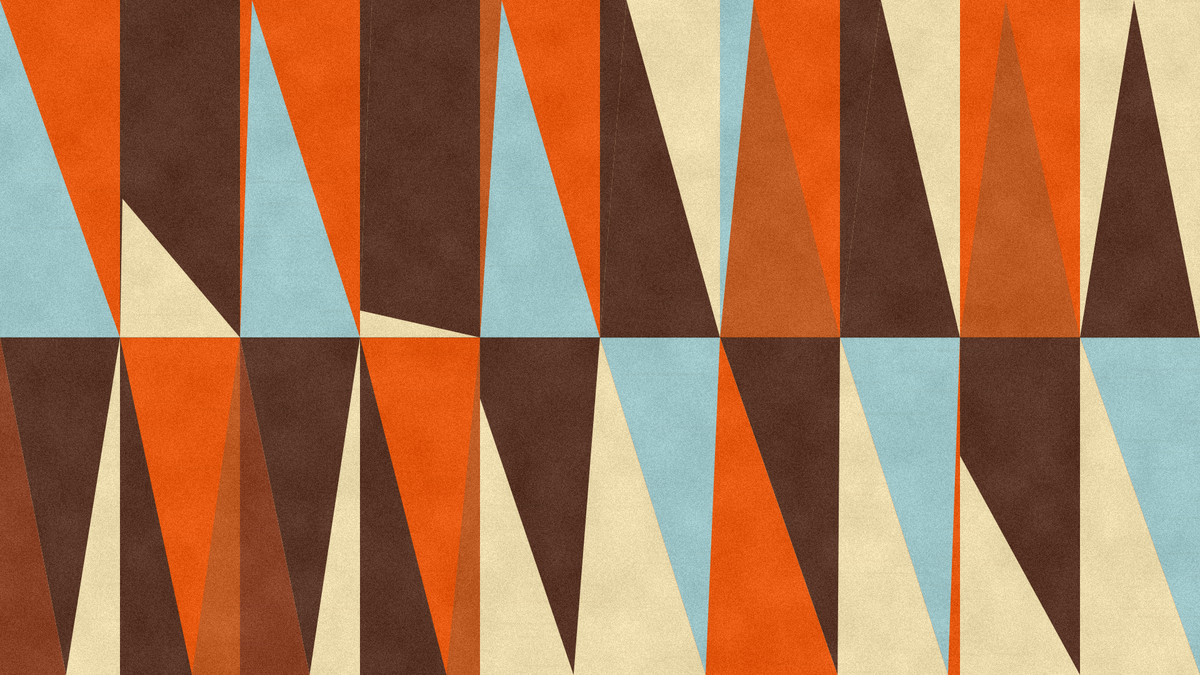
Frame 1 (no input)
Frame 2 (the mouse pressed at the canvas centre, redrawn once): identical to frame 1, image omitted

The p5.js sketch that drew this single still picture (run headless with seeded random() and noise() and a simulated clock; the mouse was pressed at the canvas centre and the sketch redrawn once):

// p5.js sketch
// ── sketch.js
function setup() {
  createCanvas(1920, 1080);
  pixelDensity(1);
  noLoop();
}

function draw() {
  randomSeed(12);
  background("#ffffff");

  const cols = 10;
  const rows = 2;
  const cw = width / cols;
  const rh = height / rows;

  const red = "#e85a12";
  const deepRed = "#5a3728";
  const darkRed = "#5a3728";
  const orange = "#bf5b24";
  const yellow = "#9fc6c8";
  const brown = "#eddcae";
  const clay = "#8b4328";

  function poly(col, pts) {
    fill(col);
    noStroke();
    beginShape();
    for (const p of pts) vertex(p[0], p[1]);
    endShape(CLOSE);
  }

  function cell(c, r, bg, layers) {
    const x = c * cw;
    const y = r * rh;

    poly(bg, [
      [x, y],
      [x + cw, y],
      [x + cw, y + rh],
      [x, y + rh]
    ]);

    for (const layer of layers) {
      poly(
        layer[0],
        layer[1].map(p => [x + p[0] * cw, y + p[1] * rh])
      );
    }
  }

  cell(0, 0, red, [
    [yellow, [[0, 0], [0, 1], [1, 1]]]
  ]);

  cell(0, 1, brown, [
    [deepRed, [[0, 0], [1, 0], [0.55, 1]]],
    [clay, [[0, 0], [0.55, 1], [0, 1]]]
  ]);

  cell(1, 0, brown, [
    [deepRed, [[0.05, 0], [1, 0], [1, 1], [0, 0.58]]],
    [darkRed, [[0, 0], [0.05, 0], [0, 1]]]
  ]);

  cell(1, 1, orange, [
    [red, [[0, 0], [1, 0], [0.6, 1]]],
    [deepRed, [[0, 0], [0.6, 1], [0, 1]]]
  ]);

  cell(2, 0, red, [
    [yellow, [[0.1, 0], [1, 1], [0, 1]]]
  ]);

  cell(2, 1, brown, [
    [deepRed, [[0, 0], [1, 0], [0.58, 1]]],
    [clay, [[0, 0], [0.58, 1], [0, 1]]]
  ]);

  cell(3, 0, brown, [
    [deepRed, [[0.1, 0], [1, 0], [1, 1], [0, 0.92]]],
    [darkRed, [[0, 0], [0.1, 0], [0, 0.92]]]
  ]);

  cell(3, 1, orange, [
    [red, [[0, 0], [1, 0], [0.72, 1]]],
    [deepRed, [[0, 0], [0.72, 1], [0, 1]]]
  ]);

  cell(4, 0, red, [
    [yellow, [[0.18, 0], [1, 1], [0, 1]]],
    [orange, [[0, 1], [0.18, 0], [0, 0]]]
  ]);

  cell(4, 1, brown, [
    [deepRed, [[0, 0], [1, 0], [0.78, 1], [0, 0.18]]]
  ]);

  cell(5, 0, brown, [
    [deepRed, [[0.22, 0], [1, 1], [0, 1]]],
    [deepRed, [[0, 0], [0.22, 0], [0, 1]]]
  ]);

  cell(5, 1, red, [
    [yellow, [[0, 0], [1, 0], [0.88, 1]]],
    [brown, [[0, 0], [0.88, 1], [0, 1]]]
  ]);

  cell(6, 0, red, [
    [orange, [[0.28, 0], [1, 1], [0, 1]]],
    [yellow, [[0, 1], [0.28, 0], [0, 0]]]
  ]);

  cell(6, 1, brown, [
    [deepRed, [[0, 0], [1, 0], [0.98, 1]]],
    [red, [[0, 0], [0.98, 1], [0, 1]]]
  ]);

  cell(7, 0, brown, [
    [deepRed, [[0.34, 0], [1, 1], [0, 1]]],
    [deepRed, [[0, 0], [0.34, 0], [0, 1]]]
  ]);

  cell(7, 1, red, [
    [yellow, [[0, 0], [1, 0], [0.9, 1]]],
    [brown, [[0, 0], [0.9, 1], [0, 1]]]
  ]);

  cell(8, 0, red, [
    [orange, [[0.38, 0], [1, 1], [0, 1]]]
  ]);

  cell(8, 1, brown, [
    [darkRed, [[0, 0], [1, 0], [1, 1], [0, 0.35]]]
  ]);

  cell(9, 0, brown, [
    [deepRed, [[0.45, 0], [1, 1], [0, 1]]]
  ]);

  cell(9, 1, red, [
    [yellow, [[0, 0], [1, 0], [1, 1]]],
    [brown, [[0, 0], [1, 1], [0, 1]]]
  ]);

  stroke(0, 35);
  strokeWeight(2);
  line(0, rh, width, rh);

  addPrintTexture();
}

function addPrintTexture() {
  loadPixels();

  for (let y = 0; y < height; y++) {
    for (let x = 0; x < width; x++) {
      const i = 4 * (x + y * width);
      const n = noise(x * 0.018, y * 0.018);
      const grain = random(-18, 14) + map(n, 0, 1, -10, 10);

      pixels[i] = constrain(pixels[i] + grain, 0, 255);
      pixels[i + 1] = constrain(pixels[i + 1] + grain, 0, 255);
      pixels[i + 2] = constrain(pixels[i + 2] + grain, 0, 255);
    }
  }

  updatePixels();

  noStroke();

  for (let i = 0; i < 32000; i++) {
    fill(255, random(5, 18));
    circle(random(width), random(height), random(0.4, 1.6));
  }

  for (let i = 0; i < 18000; i++) {
    fill(0, random(3, 10));
    circle(random(width), random(height), random(0.35, 1.1));
  }

  blendMode(MULTIPLY);
  for (let i = 0; i < 420; i++) {
    fill(110, 70, 35, random(2, 7));
    rect(random(width), random(height), random(30, 180), random(1, 4));
  }
  blendMode(BLEND);
}
